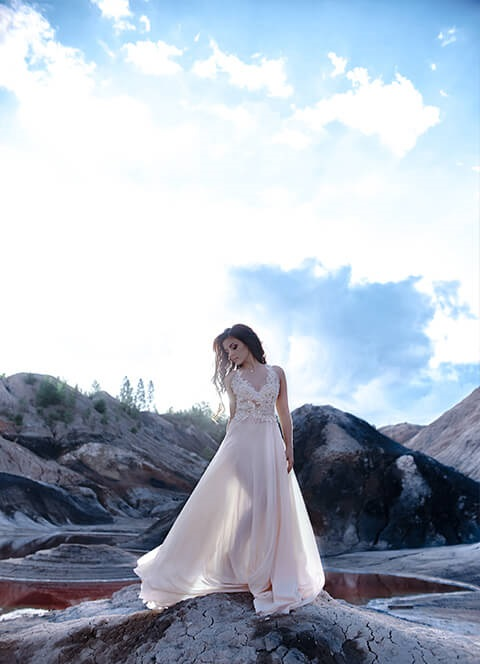
#> input picture Image Processing/HW2/q1/3.jpg, 480 x 664 px
$ jupyter execute --allow-errors solution.ipynb
#> lines starting #> are read from the running program, lines starting #| are printed output that depends on the picture
[cell 1]
import cv2
import matplotlib.pyplot as plt
import numpy as np

[cell 2]
path = '3.jpg'
image = cv2.imread(path, cv2.IMREAD_GRAYSCALE)
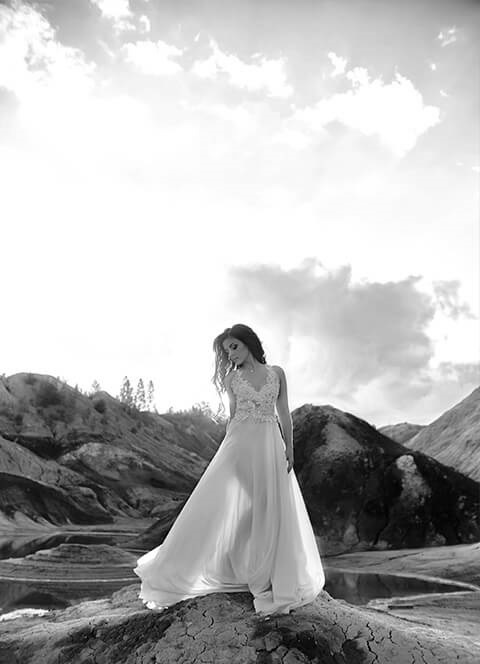
#> image: shape (664, 480); min 0, max 255, mean 182.4
# cv2.imshow('Image', image)
# cv2.waitKey(0)
# cv2.destroyAllWindows()

img_hist = cv2.calcHist([image], [0], None, [256], [0, 256]).flatten()
#> img_hist = 256 values, max 68764 at index 255, min 17 at index 1, mean 1245

# [7 lines of commented-out code are left out]

min_val = np.min(image)
#> min_val = 0
max_val = np.max(image)
#> max_val = 255
stretched_image = ((image - min_val) / (max_val - min_val) * 255).astype('uint8')

cv2.imshow('Original Image', image)
cv2.imshow('Contrast Stretched Image', stretched_image)
cv2.waitKey(0)
cv2.destroyAllWindows()

# [17 lines of commented-out code are left out]

[cell 3]
import cv2
import numpy as np
import matplotlib.pyplot as plt

# Load the image in grayscale
path = '3.jpg'
image = cv2.imread(path, cv2.IMREAD_GRAYSCALE)

# Function to apply gamma correction
def apply_gamma_correction(image, gamma):
    # Normalize the image to [0, 1], apply gamma correction, and then scale back to [0, 255]
#> called with gamma = 0.7
    corrected_image = np.array(255 * (image / 255) ** gamma, dtype='uint8')
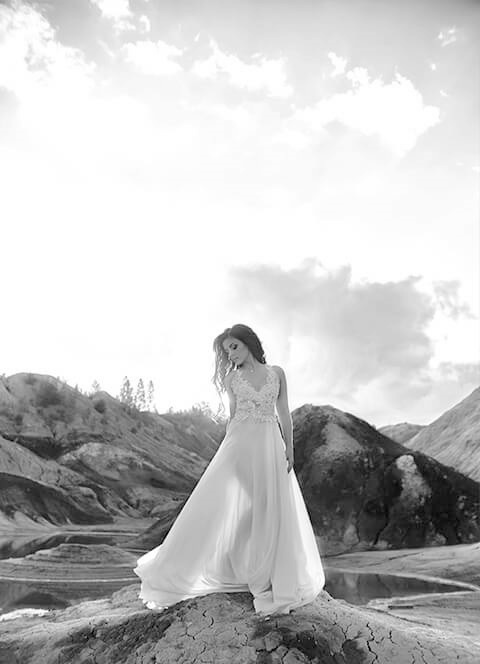
#> corrected_image: shape (664, 480); min 0, max 255, mean 195.8
    return corrected_image

# Test with gamma < 1 (to brighten dark areas)
gamma = 0.7  # You can try other values like 0.8 or 0.3 for different results
gamma_corrected_image = apply_gamma_correction(image, gamma)

# Show original and gamma-corrected image
cv2.imshow('Original Image', image)
cv2.imshow('Gamma Corrected Image', gamma_corrected_image)
cv2.waitKey(0)
cv2.destroyAllWindows()

# [19 lines of commented-out code are left out]

$ run again, with Image Processing/HW2/q1/1.png saved as Image Processing/HW2/q1/3.jpg
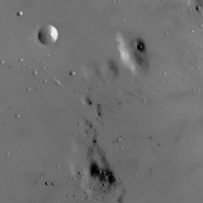
#> input picture Image Processing/HW2/q1/1.png, 203 x 203 px
#> image is the input picture: shape (203, 203); min 0, max 242, mean 112
#> img_hist = 256 values, max 4255 at index 113, min 0 at index 186, mean 161
#> min_val = 0
#> max_val = 242
#> in apply_gamma_correction, `corrected_image = np.array(255 * (image / 255) ** gamma, dtype='uint8')`:
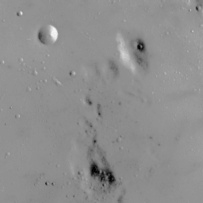
#> corrected_image: shape (203, 203); min 0, max 245, mean 142.6
